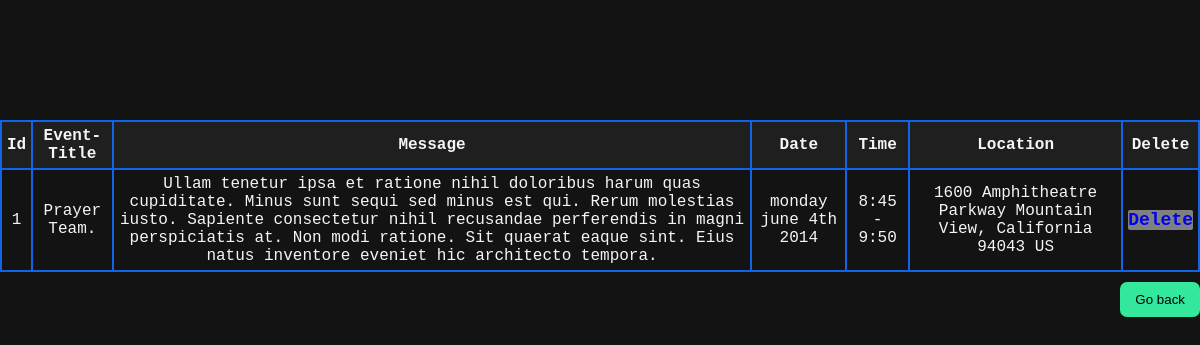
The page /admin/edit.php on the database its author committed.
### tables this page shows
CREATE TABLE `events` (
  `id` int(11) NOT NULL,
  `eventTitle` varchar(1000) NOT NULL,
  `msg` varchar(3000) NOT NULL,
  `date` varchar(1000) NOT NULL,
  `time` varchar(1000) NOT NULL,
  `location` varchar(1000) NOT NULL
);

### admin/edit.php (the view, shortened to what this page needs)
<?php
include"../php/process.php";
?>
<!DOCTYPE html>
<html lang="en">
<head>
     <link rel="stylesheet" href="../fontawesome/css/all.css">
     <link rel="stylesheet" href="contacts.css?<?php echo time()?>">
</head>
<body>
<table>
        <tr>
        <th>Id</th>
            <th>Event-Title</th>
            <th>Message</th>
            <th>Date</th>
            <th>Time</th>
            <th>Location</th>
            <th>Delete</th>
          </tr>
          <?php
           $arg0 = "SELECT * FROM `events`";
           $query0 = mysqli_query($connect, $arg0);
           while ($row = mysqli_fetch_assoc($query0)) {
               ?>
                   <tr>
                    <td><?php echo $row['id']?></td>
                    <td><?php echo $row['eventTitle']?></td>
                    <td><?php echo $row['msg']?></td>
                    <td><?php echo $row['date']?></td>
                    <td><?php echo $row['time']?></td>
                    <td><?php echo $row['location']?></td>
                    <td>
                      <a href="edit.php? delete-event=<?php echo $row['id']?>">Delete</a>
                    </td>
                </tr>
            <?php
        }
        ?>
     </table>
     <a href="dashboard.php"><button class="back">Go back</button></a>
</body>
</html>

### admin/contacts.css (style rules this page uses)
body { padding: 0px; margin: 0px; background-color: #131313; }
table { border-collapse:collapse; margin:auto; margin-top:10%; }
th { background-color: rgba(60, 60, 60, 0.3); border: 2px solid rgb(17, 99, 233); padding:5px; color: whitesmoke; font-family: 'Courier New', Courier, monospace; }
td { border: 2px solid rgb(17, 99, 233); padding:5px; text-align: center; color: whitesmoke; font-family: 'Courier New', Courier, monospace; }
td a { background-color: grey; text-decoration: none; font-size: 18px; font-family: 'Courier New', Courier, monospace; font-weight: bold; border-radius: 2px; }
.back { background-color: rgb(51, 231, 156); margin-top: 10px; float: right; padding: 10px 15px; border-radius: 7px; border: none; }

### rows shown on the page
events: id "1", eventTitle "Prayer Team.", msg "Ullam tenetur ipsa et ratione nihil doloribus harum quas cupiditate. Minus sunt sequi sed minus est qui. Rerum molestias iusto. Sapiente consectetur nihil recusandae perferendis in magni perspiciatis at. Non modi ratione. Sit quaerat eaque sint. Eius natus inventore eveniet hic architecto tempora.", date "monday june 4th 2014", time "8:45 - 9:50", location "1600 Amphitheatre Parkway Mountain View, California 94043 US"
